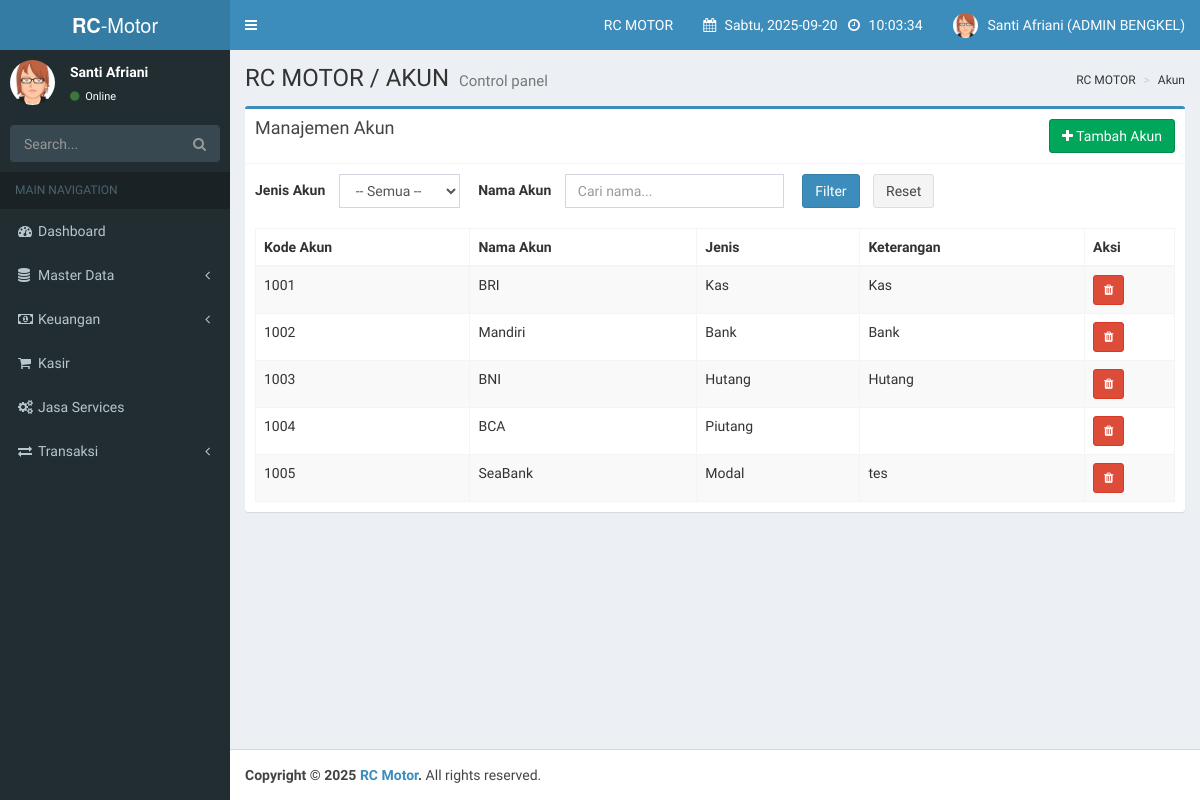
/index.php?page=akun (signed in), run on the app's committed database.
### tables this page shows
CREATE TABLE `users` (
  `id_user` int(11) NOT NULL AUTO_INCREMENT,
  `nama_lengkap` varchar(100) NOT NULL,
  `email` varchar(100) NOT NULL,
  `password` varchar(255) NOT NULL,
  `role` enum('super_user','owner_bengkel','admin_bengkel','teknisi') NOT NULL,
  `bengkel_id` int(11) DEFAULT NULL,
  `created_at` timestamp NOT NULL DEFAULT current_timestamp(),
  `updated_at` timestamp NOT NULL DEFAULT current_timestamp() ON UPDATE current_timestamp(),
  PRIMARY KEY (`id_user`),
  UNIQUE KEY `email` (`email`),
  KEY `bengkel_id` (`bengkel_id`),
  CONSTRAINT `users_ibfk_1` FOREIGN KEY (`bengkel_id`) REFERENCES `bengkels` (`id_bengkel`) ON DELETE SET NULL
);

CREATE TABLE `bengkels` (
  `id_bengkel` int(11) NOT NULL AUTO_INCREMENT,
  `nama_bengkel` varchar(100) NOT NULL,
  `alamat` text DEFAULT NULL,
  `telepon` varchar(20) DEFAULT NULL,
  `owner_id` int(11) DEFAULT NULL,
  `status` enum('aktif','non_aktif') NOT NULL DEFAULT 'aktif',
  `created_at` timestamp NOT NULL DEFAULT current_timestamp(),
  `updated_at` timestamp NOT NULL DEFAULT current_timestamp() ON UPDATE current_timestamp(),
  PRIMARY KEY (`id_bengkel`),
  KEY `fk_bengkels_owner` (`owner_id`),
  CONSTRAINT `fk_bengkels_owner` FOREIGN KEY (`owner_id`) REFERENCES `users` (`id_user`) ON DELETE SET NULL
);

CREATE TABLE `akun` (
  `id_akun` int(11) NOT NULL AUTO_INCREMENT,
  `kode_akun` varchar(20) NOT NULL,
  `nama_akun` varchar(100) NOT NULL,
  `jenis_akun` enum('Kas','Bank','Hutang','Piutang','Modal','Pendapatan','Beban') NOT NULL,
  `keterangan` text DEFAULT NULL,
  `id_bengkel` int(11) NOT NULL,
  `tanggal_dibuat` timestamp NOT NULL DEFAULT current_timestamp(),
  PRIMARY KEY (`id_akun`)
);

### inc/functions.php (called while the page is built)
<?php
function get_user_role() {
    return $_SESSION['role'] ?? null;
}
?>

### pages/admin_bengkel/akun.php (the view, shortened to what this page needs)
<?php
include '../koneksi.php';
$filter_nama  = $_GET['filter_nama'] ?? '';
$where = "WHERE 1=1";
$daftar_akun = mysqli_query($conn, "SELECT * FROM akun $where ORDER BY kode_akun ASC");
?>
<div class="box box-primary">
    <div class="box-header with-border clearfix">
        <h3 class="box-title">Manajemen Akun</h3>
        <button class="btn btn-success pull-right" data-toggle="modal" data-target="#modalTambahAkun">
            <i class="fa fa-plus"></i> Tambah Akun
        </button>
    </div>
    <div class="box-body">
        <form method="get" class="form-inline" style="margin-bottom: 20px;">
            <div class="form-group">
                <label for="filter_jenis">Jenis Akun</label>
                <select name="filter_jenis" id="filter_jenis" class="form-control" style="margin-left: 10px; margin-right: 15px;">
                    <option value="">-- Semua --</option>
                </select>
            </div>
            <div class="form-group">
                <label for="filter_nama">Nama Akun</label>
                <input type="text" name="filter_nama" id="filter_nama" class="form-control" placeholder="Cari nama..." value="<?= htmlspecialchars($filter_nama) ?>" style="margin-left: 10px;">
            </div>
            <button type="submit" class="btn btn-primary" style="margin-left: 15px;">Filter</button>
            <a href="akun.php" class="btn btn-default" style="margin-left: 10px;">Reset</a>
        </form>
        <table class="table table-bordered table-striped" id="tabelAkun" style="width: 100%;">
            <thead>
                <tr>
                    <th>Kode Akun</th>
                    <th>Nama Akun</th>
                    <th>Jenis</th>
                    <th>Keterangan</th>
                    <th style="width: 90px;">Aksi</th>
                </tr>
            </thead>
            <tbody>
                <?php while ($a = mysqli_fetch_assoc($daftar_akun)): ?>
                    <tr>
                        <td><?= htmlspecialchars($a['kode_akun']) ?></td>
                        <td><?= htmlspecialchars($a['nama_akun']) ?></td>
                        <td><?= htmlspecialchars($a['jenis_akun']) ?></td>
                        <td><?= htmlspecialchars($a['keterangan']) ?></td>
                        <td>
                            <a href="hapus_akun.php?id=<?= $a['id_akun'] ?>" onclick="return confirm('Hapus akun ini?')" class="btn btn-danger btn-sm" title="Hapus">
                                <i class="fa fa-trash"></i>
                            </a>
                        </td>
                    </tr>
                <?php endwhile; ?>
            </tbody>
        </table>
    </div>
</div>

### index.php (shortened to what this page needs)
<?php
include 'inc/koneksi.php';
require_once 'inc/functions.php';
$page = $_GET['page'] ?? 'default_page';
$breadcrumb = str_replace("_", " ", $page);
if (!isset($_SESSION['email']) || $_SESSION['email'] == "") {
    header("location:login.php");
    exit();
} else {
    $current_user_role = $_SESSION['role'];
    $query_data_users = mysqli_query($conn, "SELECT nama_lengkap, role, users.bengkel_id, bengkels.nama_bengkel FROM users join bengkels on users.bengkel_id = bengkels.id_bengkel WHERE email = '$_SESSION[email]'");
    $data_users = mysqli_fetch_array($query_data_users);
    $roletext = str_replace("_"," ", $data_users['role']);
    $nama_bengkel = htmlspecialchars($data_users['nama_bengkel']);
?>
<!DOCTYPE html>
<html>
<head>
    <link rel="stylesheet" href="bower_components/bootstrap/dist/css/bootstrap.min.css">
    <link rel="stylesheet" href="bower_components/font-awesome/css/font-awesome.min.css">
    <link rel="stylesheet" href="dist/css/AdminLTE.min.css">
    <link rel="stylesheet" href="dist/css/skins/_all-skins.min.css">
    <link rel="stylesheet" href="bower_components/morris.js/morris.css">
    <link rel="stylesheet" href="bower_components/jvectormap/jquery-jvectormap.css">
    <link rel="stylesheet" href="bower_components/bootstrap-datepicker/dist/css/bootstrap-datepicker.min.css">
    <link rel="stylesheet" href="bower_components/bootstrap-daterangepicker/daterangepicker.css">
    <link rel="stylesheet" href="plugins/bootstrap-wysihtml5/bootstrap3-wysihtml5.min.css">
    <link rel="stylesheet" type="text/css" href="plugins/datatable/datatables.css">
    <link href="https://cdn.jsdelivr.net/npm/select2@4.1.0-rc.0/dist/css/select2.min.css" rel="stylesheet" />
</head>
<body class="hold-transition skin-blue sidebar-mini">
<div class="wrapper">
    <header class="main-header">
        <a href="#" class="logo">
            <span class="logo-lg"><b>RC</b>-Motor</span>
        </a>
        <nav class="navbar navbar-static-top">
            <a href="#" class="sidebar-toggle" data-toggle="push-menu" role="button">
            </a>
            <div class="navbar-custom-menu">
                <ul class="nav navbar-nav">
                    <li class="dropdown user tasks-menu">
                        <a href="#" class="dropdown-toggle" data-toggle="dropdown">
                            <?= $nama_bengkel; ?>
                        </a>
                    </li>
                    <li class="dropdown user tasks-menu">
                        <a href="#" class="dropdown-toggle" data-toggle="dropdown">
                            <i class="fa fa-calendar" aria-hidden="true"></i>
                            <span class="" id="tanggal">
                                <?php
                                    function hari_ini(){
                                        $hari = date ("D");
                                        switch($hari){
                                            case 'Sat':
                                                $hari_ini = "Sabtu";
                                            break;
                                        }
                                        return $hari_ini;
                                    }
                                ?>
                                <?= hari_ini().', '.date("Y-m-d"); ?>
                            </span>
                            <i class="fa fa-clock-o" aria-hidden="true"></i>
                            <span class="" id="jam">
                            </span>
                        </a>
                    </li>
                    <li class="dropdown user user-menu">
                        <a href="#" class="dropdown-toggle" data-toggle="dropdown">
                            <img src="dist/img/avatar3.png" class="user-image" alt="User Image">
                            <span class="hidden-xs"><?= $data_users['nama_lengkap']; ?> (<?= strtoupper($roletext); ?>)</span>
                        </a>
                    </li>
                </ul>
            </div>
        </nav>
    </header>
    <aside class="main-sidebar">
        <section class="sidebar">
            <div class="user-panel">
                <div class="pull-left image">
                    <img src="dist/img/avatar3.png" class="img-circle" alt="User Image">
                </div>
                <div class="pull-left info">
                    <p><?= $data_users['nama_lengkap']; ?></p>
                    <a href="#"><i class="fa fa-circle text-success"></i> Online</a>
                </div>
            </div>
            <form action="#" method="get" class="sidebar-form">
                <div class="input-group">
                    <input type="text" name="q" class="form-control" placeholder="Search...">
                    <span class="input-group-btn">
                        <button type="submit" name="search" id="search-btn" class="btn btn-flat"><i class="fa fa-search"></i>
                        </button>
                    </span>
                </div>
            </form>
            <?php
            $page = $_GET['page'] ?? 'dashboard';
            ?>
            <ul class="sidebar-menu" data-widget="tree">
                <li class="header">MAIN NAVIGATION</li>
                <li class="<?php echo ($page === 'dashboard') ? 'active' : ''; ?>">
                    <a href="?page=dashboard">
                        <i class="fa fa-dashboard"></i><span>Dashboard</span>
                    </a>
                </li>
                <?php if (get_user_role() === 'admin_bengkel'): ?>
                <li class="treeview <?php echo (in_array($page, ['sparepart', 'barcode', 'supplier', 'pelanggan', 'teknisi', 'jenis_services', 'merk', 'sub_merk', 'stok_opname', 'history_stok_masuk', 'history_stok_keluar'])) ? 'active menu-open' : ''; ?>">
                    <a href="#">
                        <i class="fa fa-database"></i><span>Master Data</span>
                        <span class="pull-right-container">
                            <i class="fa fa-angle-left pull-right"></i>
                        </span>
                    </a>
                </li>
                <li class="treeview <?php echo (in_array($page, ['asset', 'modal', 'biaya'])) ? 'active menu-open' : ''; ?>">
                    <a href="#">
                        <i class="fa fa-money"></i><span>Keuangan</span>
                        <span class="pull-right-container">
                            <i class="fa fa-angle-left pull-right"></i>
                        </span>
                    </a>
                </li>
                <li class="<?php echo ($page === 'kasir') ? 'active' : ''; ?>">
                    <a href="?page=kasir">
                        <i class="fa fa-shopping-cart"></i><span>Kasir</span>
                    </a>
                </li>
                <li class="<?php echo ($page === 'jasa_services') ? 'active' : ''; ?>">
                    <a href="?page=jasa_services">
                        <i class="fa fa-cogs"></i><span>Jasa Services</span>
                    </a>
                </li>
                <li class="treeview <?php echo (in_array($page, ['penjualan', 'jasa_services_report', 'pembelian', 'piutang', 'hutang', 'return_penjualan', 'return_pembelian'])) ? 'active menu-open' : ''; ?>">
                    <a href="#">
                        <i class="fa fa-exchange"></i><span>Transaksi</span>
                        <span class="pull-right-container">
                            <i class="fa fa-angle-left pull-right"></i>
                        </span>
                    </a>
                </li>
                <?php endif; ?>
            </ul>
        </section>
    </aside>
    <div class="content-wrapper">
        <section class="content-header">
            <h1>
                RC MOTOR / <?= strtoupper($breadcrumb ?? 'DASHBOARD'); ?>
                <small>Control panel</small>
            </h1>
            <ol class="breadcrumb">
                <li>RC MOTOR</li>
                <li class="text-capitalize"><?= $breadcrumb ?? 'Tidak Tersedia'; ?></li>
            </ol>
        </section>
        <section class="content">
            <?php
            $page = $_GET['page'] ?? 'dashboard';
            $halaman = str_replace(" ", "_", $page);
            $folder = '';
            if ($current_user_role == 'super_user') {
                $folder = 'super_user/';
            } else if ($current_user_role == 'admin_bengkel') {
                $folder = 'admin_bengkel/';
            } else if ($current_user_role == 'owner_bengkel') {
                $folder = 'owner_bengkel/';
            } else {
                $folder = '';
            }
            $halaman2 = "pages/".$folder. $halaman . ".php";
            if (file_exists($halaman2)) {
                include $halaman2;
            } else {
                echo "<div class='alert alert-danger'>Halaman <strong>" . htmlspecialchars($page) . "</strong> Tidak ditemukan atau tidak ada akses untuk peran ini.</div>";
            }
            ?>
        </section>
        </div>
    <footer class="main-footer">
        <strong>Copyright &copy; 2025 <a href=""> RC Motor</a>.</strong> All rights
        reserved.
    </footer>
</div>
</body>
</html>
<?php
}
?>

### data on the page
users: bengkel.nama_bengkel "RC MOTOR", nama_lengkap "Santi Afriani", role "ADMIN BENGKEL"
akun: kode_akun "1001", nama_akun "BRI", jenis_akun "Kas", keterangan "Kas"
akun: kode_akun "1002", nama_akun "Mandiri", jenis_akun "Bank", keterangan "Bank"
akun: kode_akun "1003", nama_akun "BNI", jenis_akun "Hutang", keterangan "Hutang"
akun: kode_akun "1004", nama_akun "BCA", jenis_akun "Piutang"
akun: kode_akun "1005", nama_akun "SeaBank", jenis_akun "Modal", keterangan "tes"

### other printed values
hari_ini() "Sabtu"
$breadcrumb "AKUN"
$breadcrumb "Akun"
